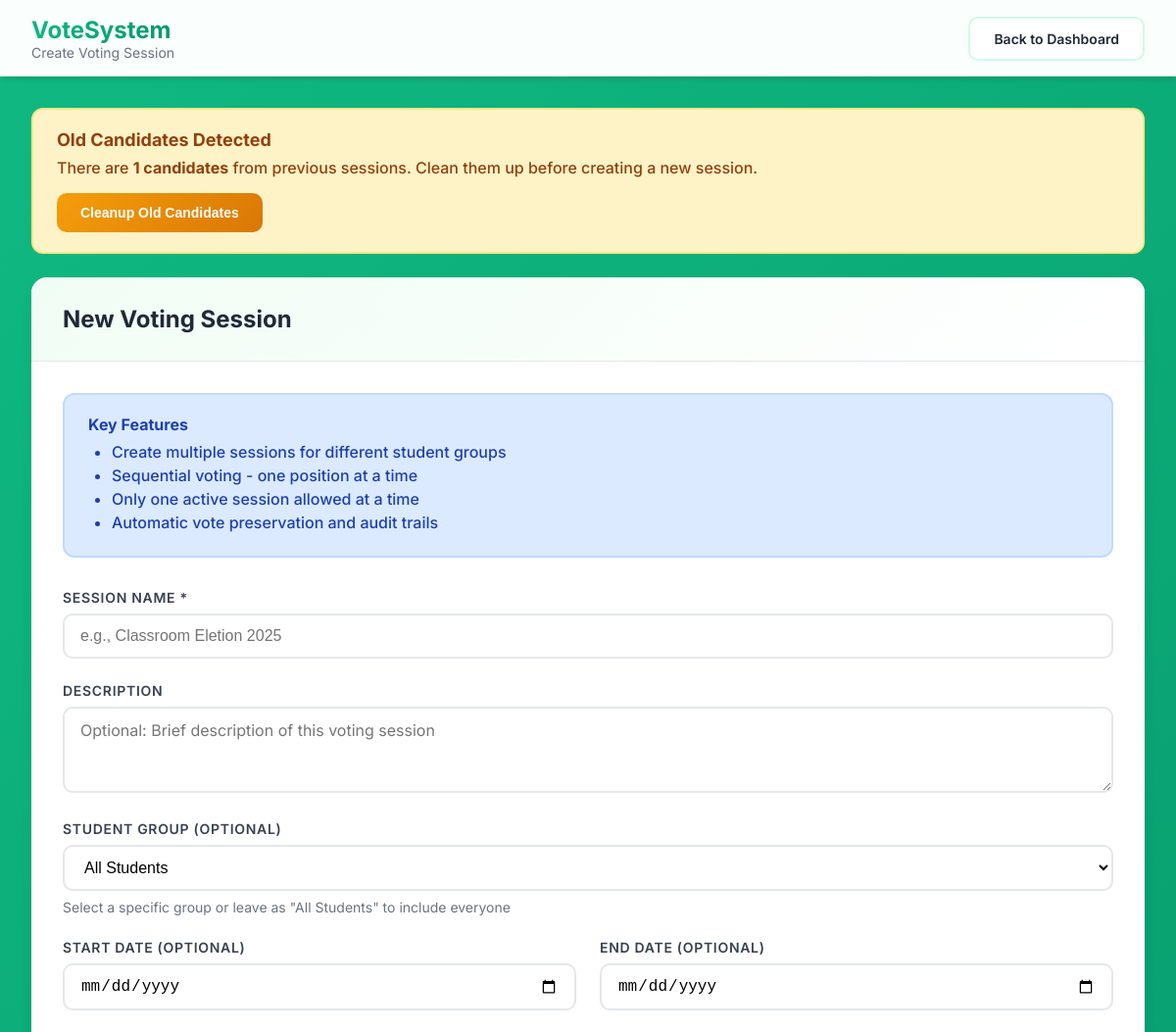
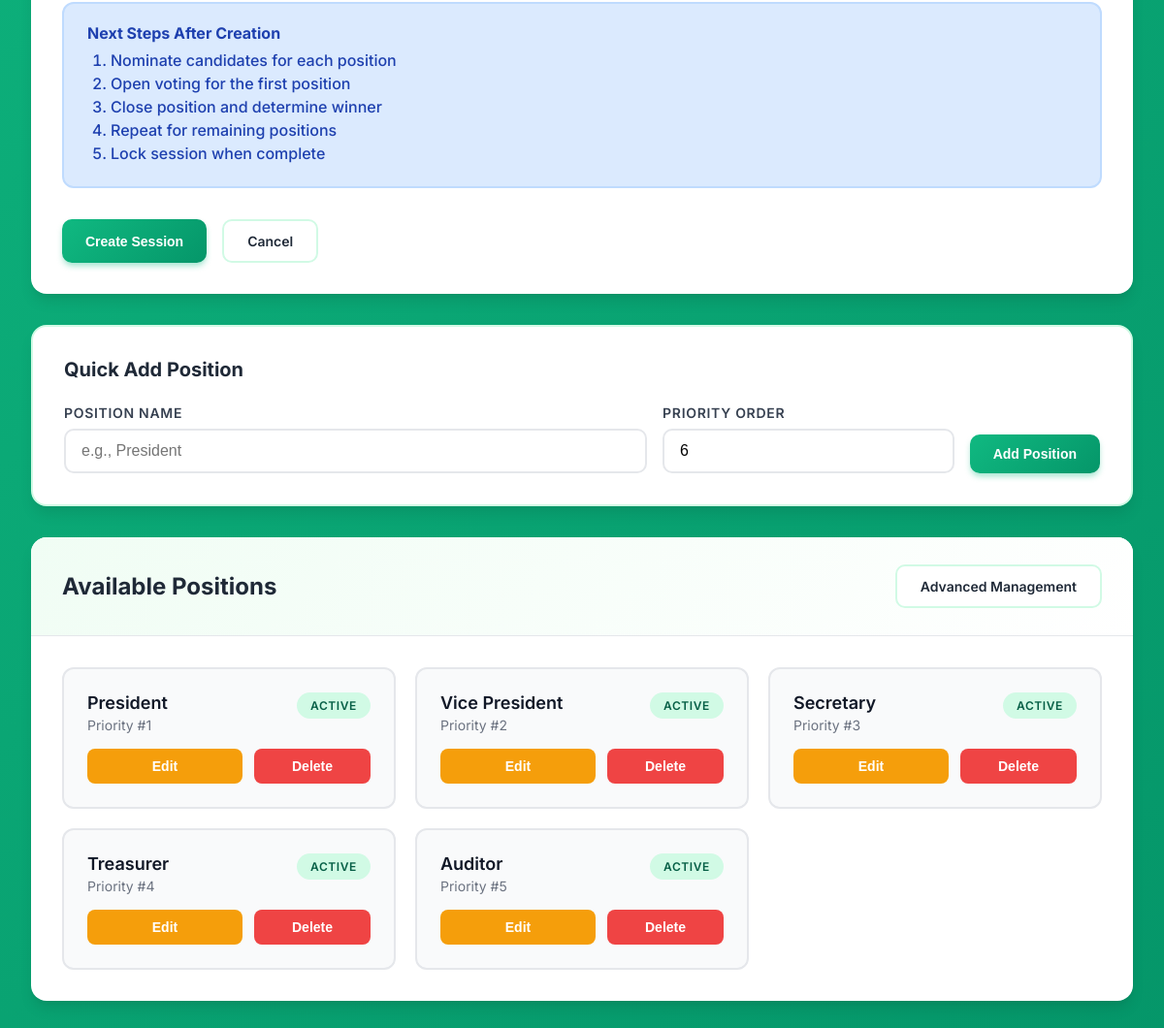
/helper/create_session.php (signed in), run on the app's committed database (2 pictures, top to bottom).
### tables this page shows
CREATE TABLE `positions` (
  `id` int(11) NOT NULL,
  `position_name` varchar(50) NOT NULL,
  `position_order` int(11) NOT NULL,
  `created_at` timestamp NOT NULL DEFAULT current_timestamp(),
  `deleted_at` timestamp NULL DEFAULT NULL,
  `deleted_by` int(11) DEFAULT NULL
);

### helper/create_session.php (the view, shortened to what this page needs)
<?php
$conn = getDBConnection();
$oldCandidatesCount = $conn->query("SELECT COUNT(*) as count FROM candidates")->fetch_assoc()['count'];
$positionsQuery = "SELECT * FROM positions ORDER BY position_order";
$positions = $conn->query($positionsQuery);
$nextOrderQuery = "SELECT COALESCE(MAX(position_order), 0) + 1 as next_order FROM positions";
$nextOrder = $conn->query($nextOrderQuery)->fetch_assoc()['next_order'];
?>
<!DOCTYPE html>
<html lang="en">
<head>
</head>
<body>
    <nav class="modern-navbar">
        <div class="navbar-content">
            <div class="navbar-brand">
                <div class="brand-text">
                    <h1>VoteSystem</h1>
                    <p>Create Voting Session</p>
                </div>
            </div>
            <a href="../admin/admin_dashboard.php" class="btn-modern btn-secondary">Back to Dashboard</a>
        </div>
    </nav>
    <div class="modern-container">
        <?php if ($oldCandidatesCount > 0): ?>
        <div class="alert alert-warning fade-in">
            <h3>Old Candidates Detected</h3>
            <p>There are <strong><?php echo $oldCandidatesCount; ?> candidates</strong> from previous sessions. Clean them up before creating a new session.</p>
            <form method="POST" style="margin-top: 1rem;" onsubmit="return confirm('Cleanup old candidates? Vote records will be preserved.');">
                <button type="submit" name="cleanup_candidates" class="btn-modern btn-warning">
                    Cleanup Old Candidates
                </button>
            </form>
        </div>
        <?php endif; ?>
        <div class="modern-card fade-in">
            <div class="card-header">
                <h2 class="card-title">New Voting Session</h2>
            </div>
            <div class="card-body">
                <div class="alert alert-info" style="margin-bottom: 2rem;">
                    <strong>Key Features</strong>
                    <ul>
                        <li>Create multiple sessions for different student groups</li>
                        <li>Sequential voting - one position at a time</li>
                        <li>Only one active session allowed at a time</li>
                        <li>Automatic vote preservation and audit trails</li>
                    </ul>
                </div>
                <form method="POST">
                    <div class="form-group">
                        <label class="form-label">Session Name *</label>
                        <input type="text" name="session_name" class="form-input"
                               placeholder="e.g., Classroom Eletion 2025" required>
                    </div>
                    <div class="form-group">
                        <label class="form-label">Description</label>
                        <textarea name="description" class="form-textarea" rows="3"
                                  placeholder="Optional: Brief description of this voting session"></textarea>
                    </div>
                    <div class="form-group">
                        <label class="form-label">Student Group (Optional)</label>
                        <select name="group_id" class="form-select">
                            <option value="">All Students</option>
                        </select>
                        <p style="font-size: 0.875rem; color: #6b7280; margin-top: 0.5rem;">
                            Select a specific group or leave as "All Students" to include everyone
                        </p>
                    </div>
                    <div class="grid-2">
                        <div class="form-group">
                            <label class="form-label">Start Date (Optional)</label>
                            <input type="date" name="start_date" class="form-input">
                        </div>
                        <div class="form-group">
                            <label class="form-label">End Date (Optional)</label>
                            <input type="date" name="end_date" class="form-input">
                        </div>
                    </div>
                    <div class="alert alert-info">
                        <strong>Next Steps After Creation</strong>
                        <ol style="margin-top: 0.5rem; margin-left: 1.5rem;">
                            <li>Nominate candidates for each position</li>
                            <li>Open voting for the first position</li>
                            <li>Close position and determine winner</li>
                            <li>Repeat for remaining positions</li>
                            <li>Lock session when complete</li>
                        </ol>
                    </div>
                    <div style="display: flex; gap: 1rem; margin-top: 2rem; flex-wrap: wrap;">
                        <button type="submit" name="create_session" class="btn-modern btn-primary">
                            Create Session
                        </button>
                        <a href="../admin/admin_dashboard.php" class="btn-modern btn-secondary">
                            Cancel
                        </a>
                    </div>
                </form>
            </div>
        </div>
        <div class="quick-add-section fade-in" style="animation-delay: 0.1s;">
            <h3>Quick Add Position</h3>
            <form method="POST" class="quick-add-form">
                <div class="form-group" style="margin-bottom: 0;">
                    <label for="position_name" class="form-label">Position Name</label>
                    <input type="text" id="position_name" name="position_name" class="form-input"
                           placeholder="e.g., President" required>
                </div>
                <div class="form-group" style="margin-bottom: 0;">
                    <label for="position_order" class="form-label">Priority Order</label>
                    <input type="number" id="position_order" name="position_order" class="form-input"
                           value="<?php echo $nextOrder; ?>" min="1" required>
                </div>
                <button type="submit" name="quick_add_position" class="btn-modern btn-primary"
                        style="white-space: nowrap; align-self: end;">
                    Add Position
                </button>
            </form>
        </div>
        <div class="modern-card fade-in" style="animation-delay: 0.2s;">
            <div class="card-header" style="display: flex; justify-content: space-between; align-items: center; flex-wrap: wrap; gap: 1rem;">
                <h2 class="card-title">Available Positions</h2>
                <a href="manage_positions.php" class="btn-modern btn-secondary">
                    Advanced Management
                </a>
            </div>
            <div class="card-body">
                <?php if ($positions->num_rows > 0): ?>
                    <div class="grid-3">
                        <?php
                        $positions->data_seek(0);
                        while ($pos = $positions->fetch_assoc()):
                        ?>
                        <div class="position-card">
                            <div class="position-header">
                                <div>
                                    <p class="position-title">
                                        <?php echo htmlspecialchars($pos['position_name']); ?>
                                    </p>
                                    <p class="position-order">
                                        Priority #<?php echo $pos['position_order']; ?>
                                    </p>
                                </div>
                                <span class="status-badge">
                                    Active
                                </span>
                            </div>
                            <div class="position-actions">
                                <button onclick="openEditModal(<?php echo $pos['id']; ?>, '<?php echo htmlspecialchars($pos['position_name'], ENT_QUOTES); ?>', <?php echo $pos['position_order']; ?>)"
                                        class="btn-icon btn-edit">
                                    Edit
                                </button>
                                <form method="POST" style="flex: 1; display: inline;"
                                      onsubmit="return confirm('Delete <?php echo htmlspecialchars($pos['position_name']); ?>?\n\nThis will remove all candidates and votes for this position.\n\nThis cannot be undone!');">
                                    <button type="submit" name="quick_delete_position" class="btn-icon btn-delete" style="width: 100%;">
                                        Delete
                                    </button>
                                </form>
                            </div>
                        </div>
                        <?php endwhile; ?>
                    </div>
                <?php endif; ?>
            </div>
        </div>
    </div>
</body>
</html>

### helper/create_session.php (style rules this page uses)
* { margin: 0; padding: 0; box-sizing: border-box; }
body { font-family: 'Inter', -apple-system, BlinkMacSystemFont, sans-serif; background: linear-gradient(135deg, #10b981 0%, #059669 100%); min-height: 100vh; padding-bottom: 2rem; }
.modern-navbar { background: rgba(255, 255, 255, 0.98); backdrop-filter: blur(10px); box-shadow: 0 4px 6px -1px rgba(0, 0, 0, 0.1), 0 2px 4px -1px rgba(0, 0, 0, 0.06); padding: 1rem 2rem; margin-bottom: 2rem; }
.navbar-content { max-width: 1400px; margin: 0 auto; display: flex; justify-content: space-between; align-items: center; }
.navbar-brand { display: flex; align-items: center; gap: 1rem; }
.brand-text h1 { font-size: 1.5rem; background: linear-gradient(135deg, #10b981 0%, #059669 100%); -webkit-background-clip: text; -webkit-text-fill-color: transparent; background-clip: text; }
.brand-text p { font-size: 0.875rem; color: #6b7280; }
.modern-container { max-width: 1400px; margin: 0 auto; padding: 0 2rem; }
.alert { padding: 1.25rem 1.5rem; border-radius: 12px; margin-bottom: 1.5rem; font-weight: 500; animation: fadeIn 0.5s ease; }
.alert-warning { background: #fef3c7; color: #92400e; border: 2px solid #fde68a; }
.alert-info { background: #dbeafe; color: #1e40af; border: 2px solid #bfdbfe; }
.alert h3 { font-size: 1.125rem; margin-bottom: 0.5rem; }
.alert ul { margin-top: 0.5rem; margin-left: 1.5rem; }
.alert li { margin: 0.25rem 0; }
.modern-card { background: white; border-radius: 16px; box-shadow: 0 10px 15px -3px rgba(0, 0, 0, 0.1), 0 4px 6px -2px rgba(0, 0, 0, 0.05); margin-bottom: 2rem; overflow: hidden; }
.card-header { padding: 1.75rem 2rem; border-bottom: 1px solid #e5e7eb; background: linear-gradient(135deg, #f0fdf4 0%, #ffffff 100%); }
.card-title { font-size: 1.5rem; font-weight: 700; color: #1f2937; }
.card-body { padding: 2rem; }
.form-group { margin-bottom: 1.5rem; }
.form-label { display: block; font-size: 0.875rem; font-weight: 600; color: #374151; margin-bottom: 0.5rem; text-transform: uppercase; letter-spacing: 0.05em; }
.form-input, .form-select, .form-textarea { width: 100%; padding: 0.75rem 1rem; border: 2px solid #e5e7eb; border-radius: 10px; font-size: 1rem; transition: all 0.3s ease; background: white; }
.form-textarea { resize: vertical; font-family: inherit; }
.grid-2 { display: grid; grid-template-columns: repeat(2, 1fr); gap: 1.5rem; }
.grid-3 { display: grid; grid-template-columns: repeat(auto-fill, minmax(300px, 1fr)); gap: 1.25rem; }
.btn-modern { padding: 0.75rem 1.5rem; border-radius: 10px; font-weight: 600; text-decoration: none; display: inline-flex; align-items: center; gap: 0.5rem; transition: all 0.3s ease; border: none; cursor: pointer; font-size: 0.875rem; }
.btn-primary { background: linear-gradient(135deg, #10b981 0%, #059669 100%); color: white; box-shadow: 0 4px 6px -1px rgba(16, 185, 129, 0.4); }
.btn-secondary { background: white; color: #1f2937; border: 2px solid #d1fae5; }
.btn-warning { background: linear-gradient(135deg, #f59e0b 0%, #d97706 100%); color: white; }
.quick-add-section { background: white; border-radius: 16px; box-shadow: 0 10px 15px -3px rgba(0, 0, 0, 0.1); padding: 2rem; margin-bottom: 2rem; border: 2px solid #d1fae5; }
.quick-add-section h3 { color: #1f2937; margin-bottom: 1.5rem; font-size: 1.25rem; font-weight: 700; }
.quick-add-form { display: grid; grid-template-columns: 2fr 1fr auto; gap: 1rem; align-items: end; }
.position-card { background: #f9fafb; padding: 1.5rem; border-radius: 12px; border: 2px solid #e5e7eb; transition: all 0.3s ease; position: relative; }
.position-header { display: flex; justify-content: space-between; align-items: start; margin-bottom: 1rem; }
.position-title { font-weight: 600; color: #111827; margin-bottom: 0.25rem; font-size: 1.125rem; }
.position-order { font-size: 0.875rem; color: #6b7280; }
.status-badge { display: inline-block; padding: 0.375rem 0.875rem; border-radius: 50px; font-size: 0.75rem; font-weight: 600; text-transform: uppercase; letter-spacing: 0.05em; background: #d1fae5; color: #065f46; }
.position-actions { display: flex; gap: 0.75rem; margin-top: 1rem; }
.btn-icon { flex: 1; padding: 0.625rem 1.25rem; border: none; border-radius: 8px; font-size: 0.875rem; font-weight: 600; cursor: pointer; transition: all 0.3s ease; display: inline-flex; align-items: center; justify-content: center; gap: 0.5rem; }
.btn-edit { background: #f59e0b; color: white; }
.btn-delete { background: #ef4444; color: white; }
.fade-in { animation: fadeIn 0.5s ease forwards; }

### data on the page
positions: position_name "President", position_order "1"
positions: position_name "Vice President", position_order "2"
positions: position_name "Secretary", position_order "3"
positions: position_name "Treasurer", position_order "4"
positions: position_name "Auditor", position_order "5"

### other printed values
$oldCandidatesCount "1"
